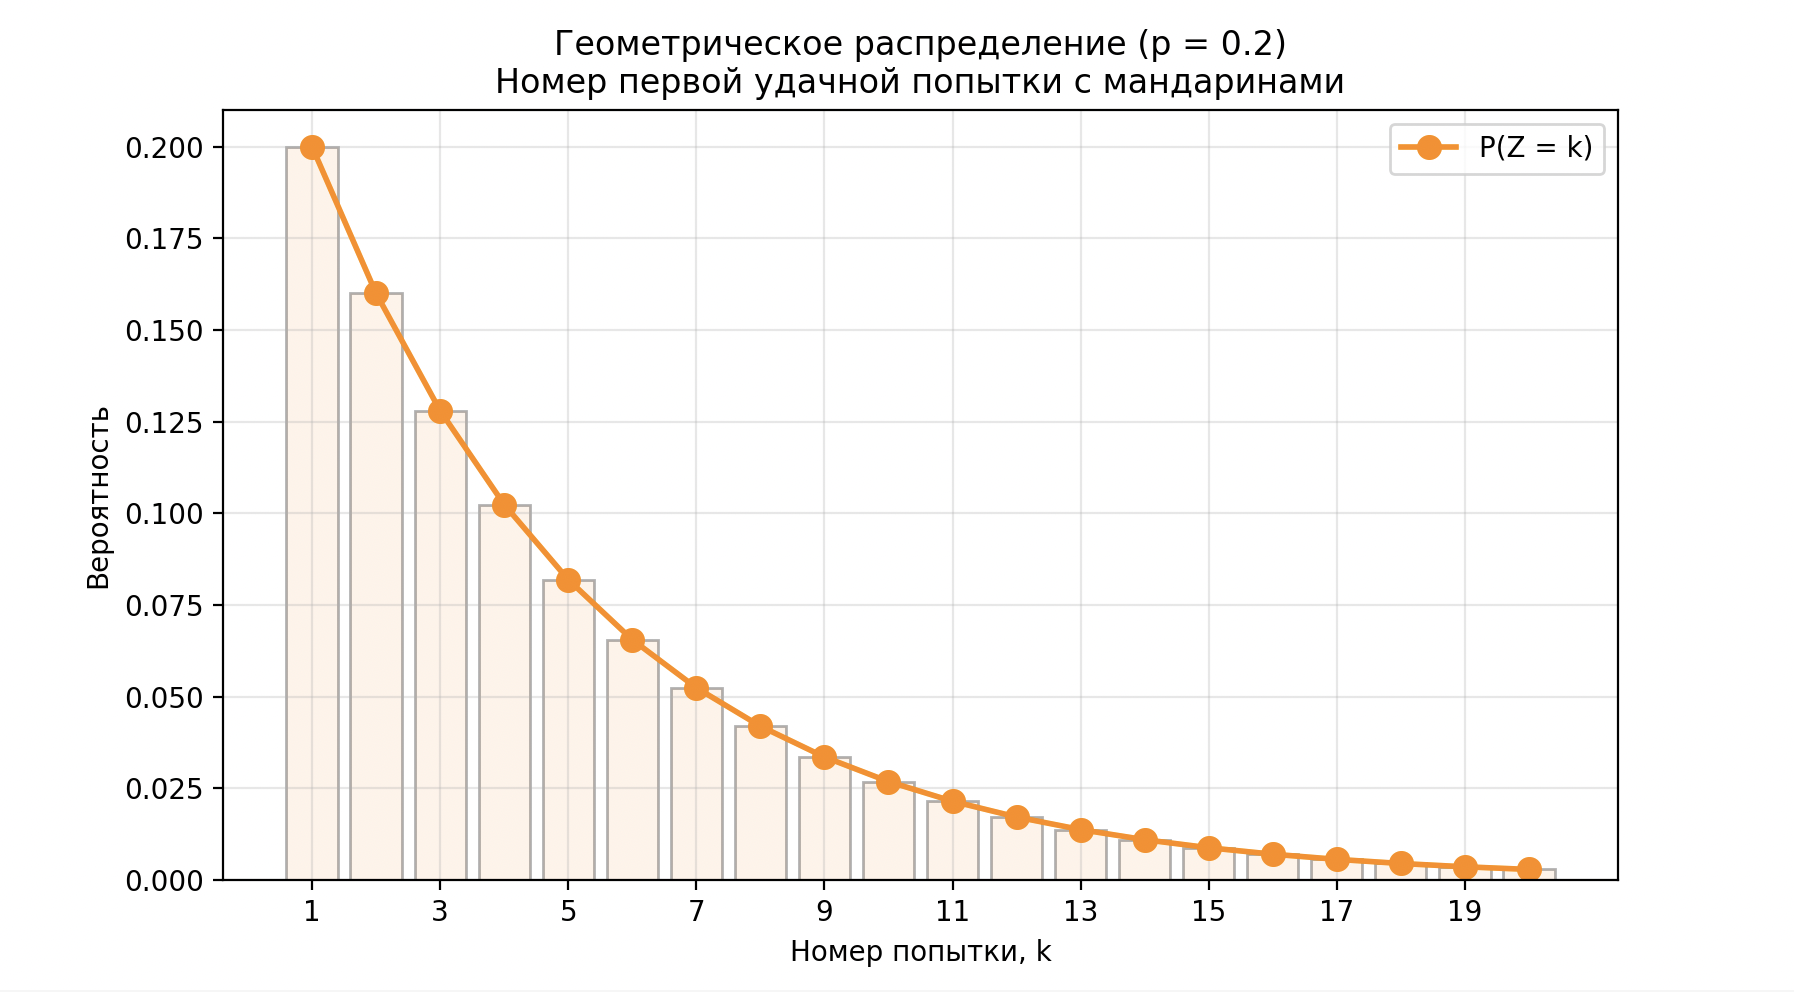

Here is the Python script that generated this plot:
import numpy as np
import matplotlib.pyplot as plt
from scipy.stats import geom

# Параметр распределения
p = 0.2

# Создаём распределение
geom_dist = geom(p)

# Возможные значения Z: от 1 до 20 (дальше вероятности очень малы)
z_vals = np.arange(1, 21)
probs = geom_dist.pmf(z_vals)

# Характеристики
mean = geom_dist.mean()
var = geom_dist.var()
std = geom_dist.std()

max_prob = probs.max()
mode_vals = z_vals[np.isclose(probs, max_prob)]

print(f"Математическое ожидание: {mean:.5f}")
print(f"Дисперсия: {var:.5f}")
print(f"Среднее квадратичное отклонение: {std:.5f}")
print(f"Мода: {mode_vals.tolist()}")

# График — многоугольник распределения
plt.figure(figsize=(9, 5))
plt.plot(z_vals, probs, 'o-', linewidth=2, markersize=8, color='darkorange', label='P(Z = k)')
plt.bar(z_vals, probs, alpha=0.3, color='peachpuff', edgecolor='black')

plt.title('Геометрическое распределение (p = 0.2)\nНомер первой удачной попытки с мандаринами', fontsize=12)
plt.xlabel('Номер попытки, k')
plt.ylabel('Вероятность')
plt.xticks(z_vals[::2])
plt.grid(True, alpha=0.3)
plt.legend()
plt.show()
